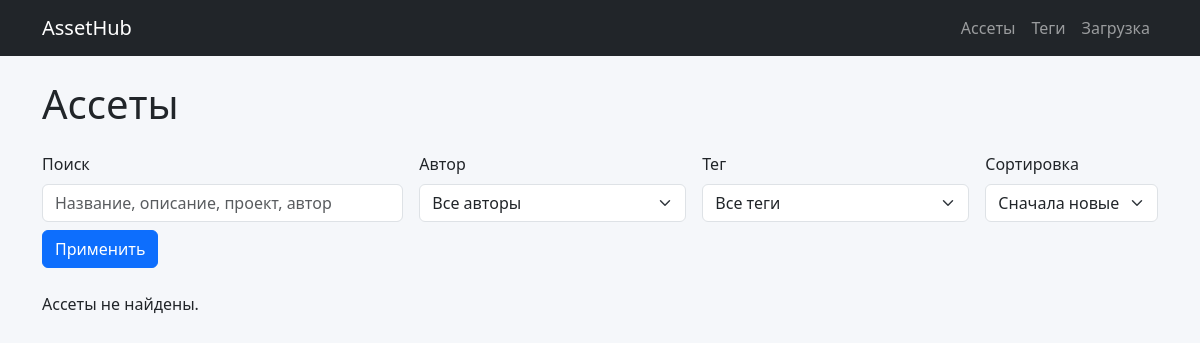
The app's page /assets/, older data.
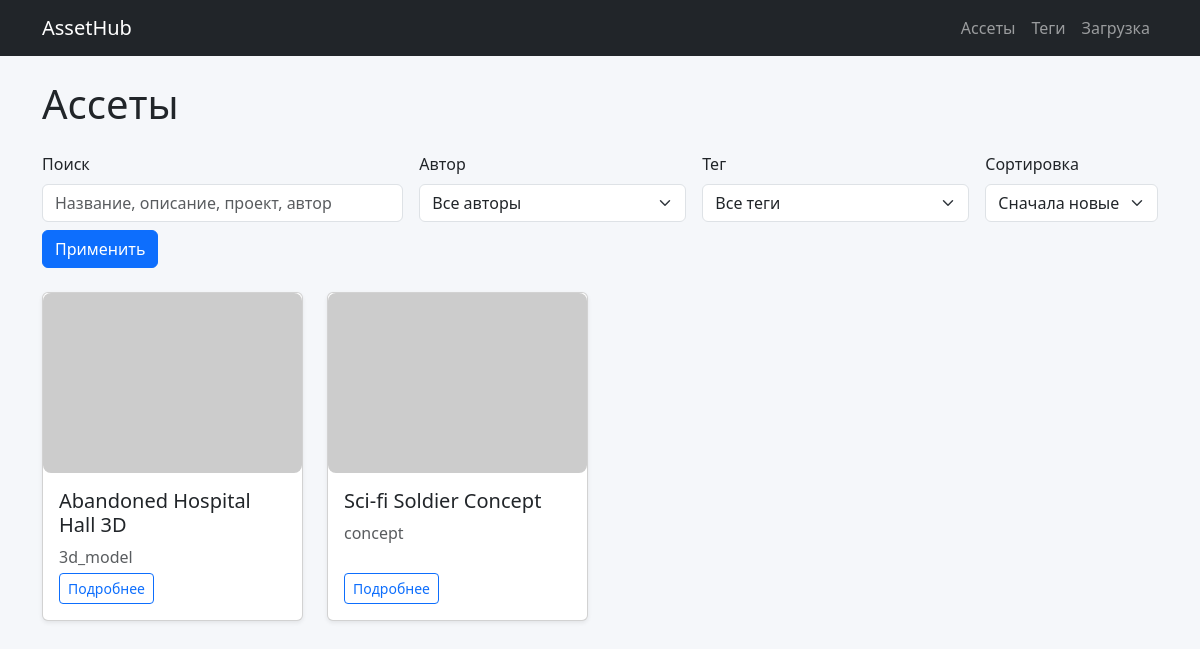
The same page, newer data.
### app/models/asset.py (models this page shows, shortened)
class Asset(db.Model):
    __tablename__ = "assets"
    id = db.Column(db.Integer, primary_key=True)
    title = db.Column(db.String(255), nullable=False)
    description = db.Column(db.Text)
    asset_type = db.Column(db.String(50), nullable=False)  # concept, 3d_model, texture и тд
    file_path = db.Column(db.String(512), nullable=False)
    preview_path = db.Column(db.String(512))
    project_name = db.Column(db.String(255))
    author_name = db.Column(db.String(255))
    created_at = db.Column(db.DateTime, default=datetime.utcnow)
    updated_at = db.Column(db.DateTime, onupdate=datetime.utcnow)
    tags = db.relationship(
        "Tag",
        secondary="asset_tags",
        back_populates="assets"
    )

### app/controllers/assets.py (the view, shortened to what this page needs)
@assets_bp.route("/")
@assets_bp.route("/")
def assets_list():
    tag_filter = request.args.get("tag")
    author_filter = request.args.get("author")
    q = request.args.get("q", "").strip()
    sort = request.args.get("sort", "new")
    query = Asset.query
    if tag_filter:
        query = query.join(Asset.tags).filter(Tag.name == tag_filter)
    if author_filter:
        query = query.filter(Asset.author_name == author_filter)
    if sort == "old":
        query = query.order_by(Asset.created_at.asc())
    elif sort == "title":
        query = query.order_by(Asset.title.asc())
    elif sort == "author":
        query = query.order_by(Asset.author_name.asc())
    else:
        query = query.order_by(Asset.created_at.desc())
    assets = query.all()
    authors_rows = (
        db.session.query(Asset.author_name)
        .filter(Asset.author_name.isnot(None))
        .distinct()
        .order_by(Asset.author_name.asc())
        .all()
    )
    all_authors = [row[0] for row in authors_rows]
    all_tags = Tag.query.order_by(Tag.name).all()
    return render_template(
        "assets/list.html",
        assets=assets,
        tag_filter=tag_filter,
        author_filter=author_filter,
        q=q,
        sort=sort,
        all_authors=all_authors,
        all_tags=all_tags,
    )

### app/templates/assets/list.html (shortened to what this page needs)
{% extends "base.html" %}
{% block content %}
<h1 class="mb-4">Ассеты</h1>
<form class="row gy-2 gx-3 align-items-end mb-4" method="get">
    <div class="col-md-4">
        <label class="form-label">Поиск</label>
        <input type="text" name="q" class="form-control"
               placeholder="Название, описание, проект, автор"
               value="{{ q or '' }}">
    </div>
    <div class="col-md-3">
        <label class="form-label">Автор</label>
        <select name="author" class="form-select">
            <option value="">Все авторы</option>
        </select>
    </div>
    <div class="col-md-3">
        <label class="form-label">Тег</label>
        <select name="tag" class="form-select">
            <option value="">Все теги</option>
        </select>
    </div>
    <div class="col-md-2">
        <label class="form-label">Сортировка</label>
        <select name="sort" class="form-select">
            <option value="new" {% if sort == 'new' %}selected{% endif %}>Сначала новые</option>
        </select>
    </div>
    <div class="col-12 mt-2">
        <button class="btn btn-primary">Применить</button>
    </div>
</form>
<div class="row g-4">
    {% for asset in assets %}
    <div class="col-sm-6 col-md-4 col-lg-3">
        <div class="card shadow-sm asset-card h-100">
            <img src="https://placehold.co/400x200"
                 class="card-img-top" alt="preview">
            <div class="card-body d-flex flex-column">
                <h5 class="card-title">{{ asset.title }}</h5>
                <p class="card-text text-muted mb-1">{{ asset.asset_type }}</p>
                <div class="mt-auto">
                    <a href="{{ url_for('assets.asset_detail', asset_id=asset.id) }}"
                       class="btn btn-sm btn-outline-primary">
                        Подробнее
                    </a>
                </div>
            </div>
        </div>
    </div>
    {% else %}
        <p>Ассеты не найдены.</p>
    {% endfor %}
</div>
{% endblock %}

Row changes from the older to the newer data that the page shows:
added Asset: title "Abandoned Hospital Hall 3D", asset_type "3d_model"
added Asset: title "Sci-fi Soldier Concept", asset_type "concept"
Text that changed along with them:
text no longer shown: "Ассеты не найдены."
